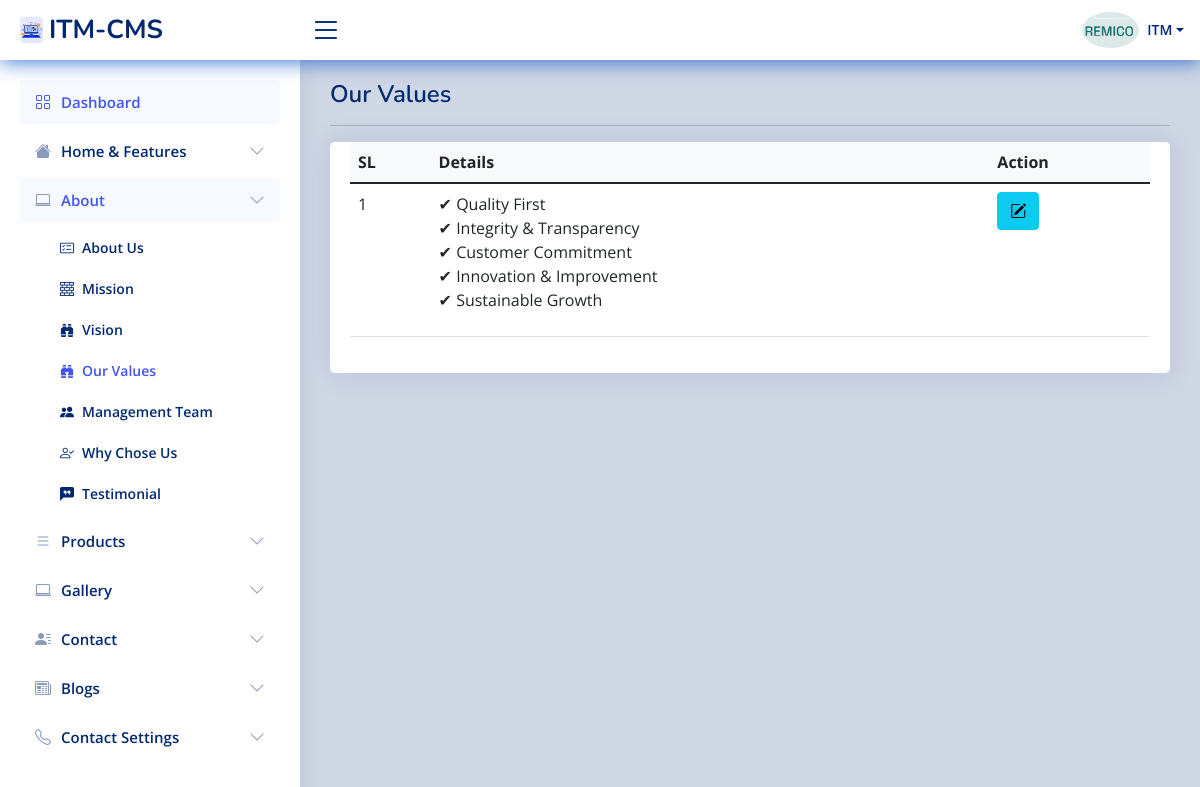
The app's page /itm-admin/user/our-values (signed in) with its own data.
### tables this page shows
CREATE TABLE `stuff` (
  `userid` int(11) NOT NULL,
  `stuff_name` varchar(50) NOT NULL,
  `position` varchar(500) NOT NULL,
  `contact_info` varchar(50) NOT NULL,
  `business_name` varchar(500) NOT NULL,
  `business_details` varchar(250) NOT NULL,
  `service_charge` varchar(250) NOT NULL,
  `business_phone` varchar(100) NOT NULL,
  `business_email` varchar(250) NOT NULL,
  `biz_web` varchar(200) NOT NULL,
  `business_address` varchar(500) NOT NULL,
  `invoice_welcome` varchar(500) NOT NULL,
  `photo` varchar(150) NOT NULL,
  `sign_img` text NOT NULL,
  `join_date` date NOT NULL,
  `status` int(11) NOT NULL,
  `software_status` int(11) NOT NULL,
  `comments` varchar(500) NOT NULL,
  `division_id` int(11) NOT NULL,
  `district_id` int(11) NOT NULL,
  `upazila_id` int(11) NOT NULL,
  `inv_name` varchar(50) NOT NULL
);

CREATE TABLE `user` (
  `userid` int(11) NOT NULL,
  `full_name` varchar(250) NOT NULL,
  `username` varchar(50) NOT NULL,
  `password` varchar(200) NOT NULL,
  `access_level` int(11) NOT NULL,
  `status` int(11) NOT NULL,
  `expire_date` date NOT NULL
);

CREATE TABLE `vision` (
  `ms_id` int(11) NOT NULL,
  `user_id` int(11) NOT NULL,
  `name` varchar(200) NOT NULL,
  `details` longtext NOT NULL,
  `userPic` varchar(200) NOT NULL
);

### itm-admin/user/session.php (called while the page is built, shortened)
<?php
include('../includes/conn.php');
$sq = mysqli_query($con, "select * from stuff left join `user` on user.userid=stuff.userid where stuff.userid='" . $_SESSION['id'] . "'");
$srow = mysqli_fetch_array($sq);
$user = $srow['username'];

### itm-admin/user/our-values.php (the view, shortened to what this page needs)
<!DOCTYPE html>
<html lang="en">
<head>
<?php   require_once 'head_link.php'; ?>
</head>
<body>
<?php   require_once 'header1.php'; ?>
<?php  require_once 'sidebar.php'; ?>
  <main id="main" class="main">
    <div class="pagetitle">
     <h1> Our Values </h1>
       <hr>
    </div>
    <section class="section">
      <div class="row">
        <div class="col-lg-12">
          <div class="card">
            <div class="card-body">
              <table class="table table-hover datatable">
              <thead class="bg-light">
			<tr>
				<th> SL</th>
				<th>Details</th>
				<th>Action</th>
			</tr>
		</thead>
            <tbody id="tbody">
			<?php
			$sl = 0;
			$eq = mysqli_query($con, "select * from vision  where ms_id = 2 and user_id='" . $_SESSION['id'] . "' ORDER BY ms_id desc   ");
			while ($eqrow = mysqli_fetch_array($eq)) {
			?>
				<tr>
					<td><?php echo  ++$sl; ?></td>
					<td><?php echo $eqrow['details']; ?></td>
					<td><a class="btn btn-info" href="our-value-edit?edit_id=<?php echo $eqrow['ms_id']; ?>" title="click for edit" onclick="return confirm('Are You Sure To Edit ?')"><span class="bi bi-pencil-square"></span> </a> </td>
				</tr>
			<?php
			}
			?>
		</tbody>
              </table>
            </div>
          </div>
        </div>
      </div>
    </section>
  </main>
  <?php  require_once 'footer1.php'; ?>

### itm-admin/user/header1.php (shortened to what this page needs)
<?php
  require_once 'session.php';
  include('../scripts2.php');
  ?>
  <header id="header" class="header fixed-top d-flex align-items-center">
    <div class="d-flex align-items-center justify-content-between">
      <a href="home" class="logo d-flex align-items-center">
        <img src="../includes/web.jpg" alt="ITM" class="rounded">
        <span class="d-none d-lg-block">ITM-CMS</span>
      </a>
      <i class="bi bi-list toggle-sidebar-btn"></i>
    </div>
    <nav class="header-nav ms-auto">
      <ul class="d-flex align-items-center">
        <li class="nav-item dropdown pe-3">
          <a class="nav-link nav-profile d-flex align-items-center pe-0" href="#" data-bs-toggle="dropdown">
            <img src="../<?php if ($srow['photo']==""){echo "img/profile.jpg"; } else {echo $srow['photo'];} ?>" alt="Profile" class="rounded-circle">
            <span class="d-none d-md-block dropdown-toggle ps-2"><?php echo $user; ?></span>
          </a>
        </li>
      </ul>
    </nav>
  </header>

### itm-admin/user/assets/css/style.css (style rules this page uses)
:root { scroll-behavior: smooth; }
body { background:#01297030; font-family: "Open Sans", sans-serif; color: #444444; }
a { color: #4154f1; text-decoration: none; }
h1, h2, h3, h4, h5, h6 { font-family: "Nunito", sans-serif; }
#main { margin-top: 60px; padding: 20px 30px; transition: all 0.3s; }
.pagetitle { margin-bottom: 10px; }
.pagetitle h1 { font-size: 24px; margin-bottom: 0; font-weight: 600; color: #012970; }
.card { margin-bottom: 30px; border: none; border-radius: 5px; box-shadow: 0px 0 30px rgba(1, 41, 112, 0.1); }
.card-body { padding: 0 20px 20px 20px; }
.logo { line-height: 1; }
@media (min-width: 1200px) { .logo { width: 280px; } }
.logo img { max-height: 26px; margin-right: 6px; }
.logo span { font-size: 26px; font-weight: 700; color: #012970; font-family: "Nunito", sans-serif; }
.header { transition: all 0.5s; z-index: 997; height: 60px; box-shadow: 0px 2px 20px rgba(1, 41, 112, 0.1); background-color: #fff; padding-left: 20px; }
.header .toggle-sidebar-btn { font-size: 32px; padding-left: 10px; cursor: pointer; color: #012970; }
.header-nav ul { list-style: none; }
.header-nav > ul { margin: 0; padding: 0; }
.header-nav .nav-profile { color: #012970; }
.header-nav .nav-profile img { max-height: 36px; }
.header-nav .nav-profile span { font-size: 14px; font-weight: 600; }
@media (min-width: 1200px) { #main, #footer { margin-left: 300px; } }

### itm-admin/user/header1.php (style rules this page uses)
.header { transition: all 0.5s; z-index: 997; height: 60px; box-shadow: 0px 2px 20px #0a58cac9; background-color: #fff; padding-left: 20px; }

### records on screen
stuff: photo (picture), user.username "ITM"
vision: details "✔ Quality First ✔ Integrity & Transparency ✔ Customer Commitment ✔ Innovation & Improvement ✔ Sustainable Growth"
